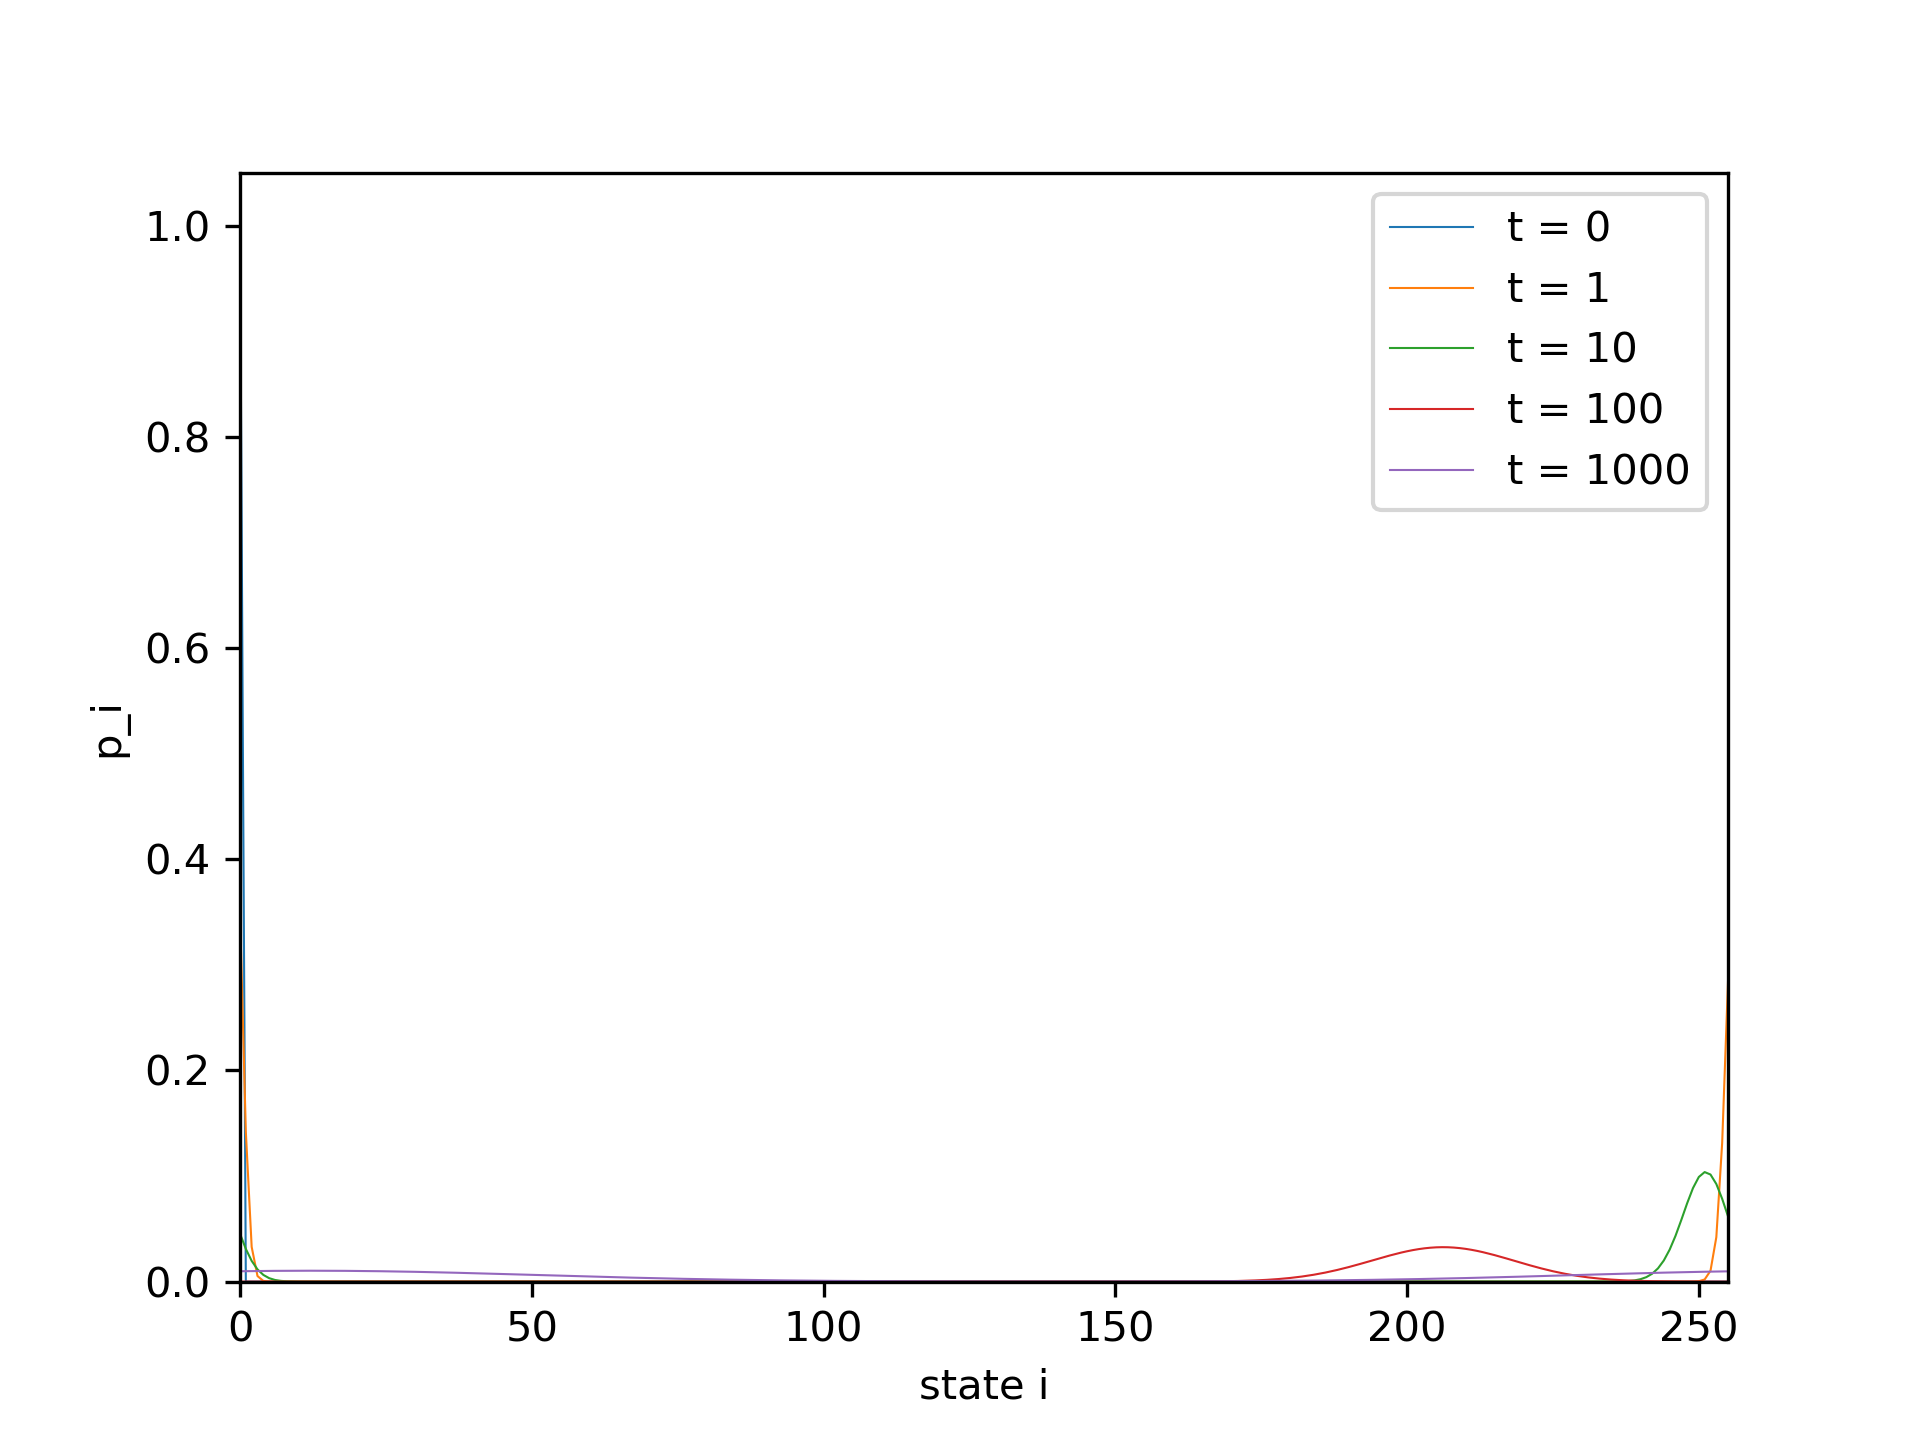

Python code for this plot:
#!/bin/python3
# Written by G. Le Treut on 2023-09-05


#----------------------------------------------------------------------------
# imports
#----------------------------------------------------------------------------
from pathlib import Path
import logging

import numpy as np
import matplotlib.pyplot as plt

#----------------------------------------------------------------------------
# main script
#----------------------------------------------------------------------------
if __name__ == "__main__":
  logging.basicConfig(format='%(asctime)s [%(filename)s:%(lineno)s] %(message)s', datefmt='%Y-%m-%d %H:%M:%S', level=logging.INFO)
  rdir = Path('.')


  # load and plot
  fpath = 'markov_chain_probas.txt'
  data = np.loadtxt(fpath)
  times = data[:,0]
  probas = data[:, 1:]

  fig = plt.figure()
  ax = fig.gca()

  for t,P in zip(times, probas):
    ax.plot(P, '-', lw=0.5, label='t = {:g}'.format(t))

  ax.set_xlabel('state i', fontsize='medium')
  ax.set_ylabel('p_i', fontsize='medium')
  ax.set_xlim(0., probas.shape[1]-1)
  ax.set_ylim(0., None)
  ax.legend(loc='best', fontsize='medium')

  fpath = rdir / 'plot.png'
  fig.savefig(fpath, dpi=300)
  logging.info("wrote plot to file {:s}".format(str(fpath)))
  fig.clf()
  plt.close('all')
